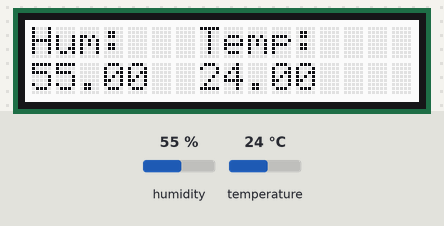
Bench run of a sketch on a simulated Arduino Uno, built with avr-gcc and run on an emulated ATmega328P. On the bench: 16×2 character LCD. The test bench sets the inputs (shaded band); at power-on: humidity 55 %, temperature 24 °C. What the sketch prints to the serial monitor is not drawn.

Above: at 1.2 s.
1.3 s: humidity set to 22 %
At 3.4 s:
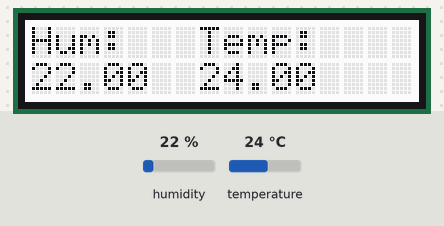
3.7 s: temperature set to 12 °C
At 5.6 s:
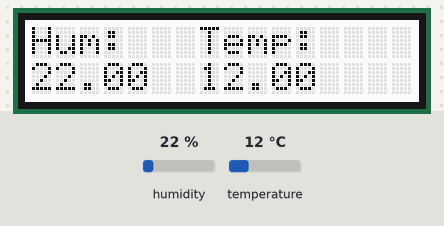
5.9 s: humidity set to 40 %
At 7.8 s:
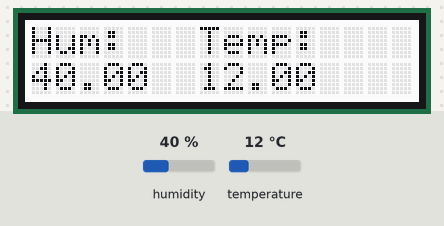
8.1 s: temperature set to 19 °C
At 10.0 s:
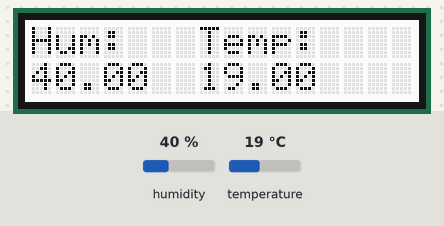
Timing chart, 0 to 11.2 s (numbered marks = the images above; inputs shaded):
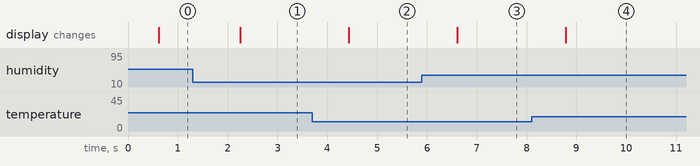

The sketch:

temperature.ino
```cpp
#include <Wire.h>
#include "rgb_lcd.h"
rgb_lcd lcd;

#include <dht11.h>
dht11 DHT;
#define DHT11_PIN 4

void setup(){
  Serial.begin(9600);
  lcd.begin(16, 2);
  Serial.print("LIBRARY VERSION: ");
  Serial.println(DHT11LIB_VERSION);
  Serial.println();
  Serial.println("Type,\tstatus,\tHumidity (%),\tTemperature (C)");
}

void loop(){
  int chk;
  chk = DHT.read(DHT11_PIN);    // READ DATA
  delay(500);
  // set the cursor to column 0, line 1
  // (note: line 1 is the second row, since counting begins with 0):
  // read humidity
  float h = DHT.humidity;
  //read temperature in Fahrenheit
  float f = DHT.temperature;
  if (isnan(h) || isnan(f)) {
    lcd.setCursor(0,0);
    lcd.print("ERROR");
    return;
  }
  lcd.setCursor(0,0);
  lcd.print("Hum:");
  lcd.setCursor(7,0);
  lcd.print("Temp:");
  lcd.setCursor(0,1);
  lcd.print(h);
  lcd.setCursor(7,1);
  lcd.print(f);

}
```

Measured:
- after the input at 1.3 s, the display: changes after 0.95 s (image 1)
- after the input at 3.7 s, the display: changes after 0.73 s (image 2)
- after the input at 5.9 s, the display: changes after 0.71 s (image 3)
- after the input at 8.1 s, the display: changes after 0.69 s (image 4)
